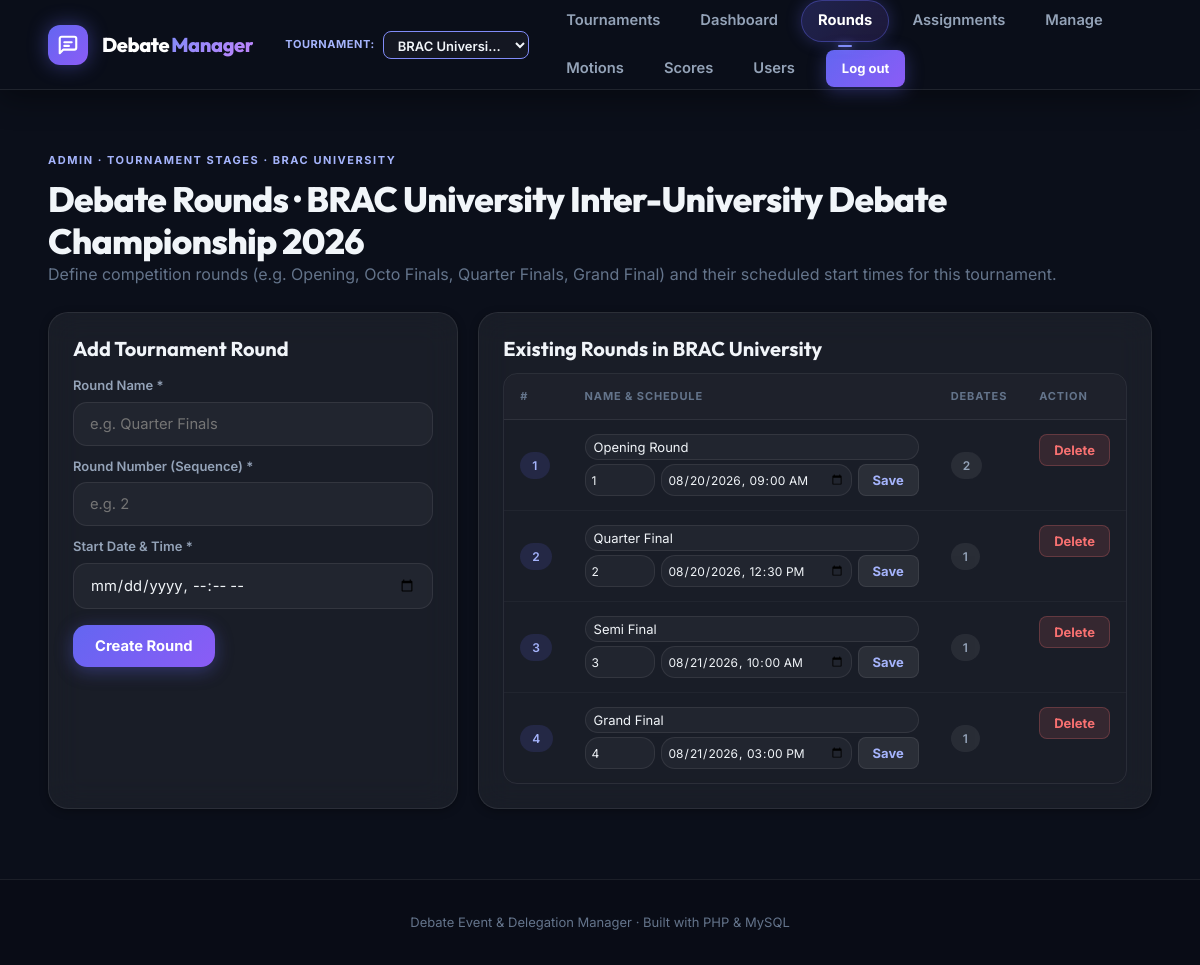
/admin/rounds.php (signed in), run on the app's committed database.
### tables this page shows
CREATE TABLE competition (
  competition_id INT AUTO_INCREMENT PRIMARY KEY,
  name VARCHAR(200) NOT NULL,
  description TEXT NULL,
  host_inst_id INT NOT NULL,
  start_date DATE NULL,
  end_date DATE NULL,
  status ENUM('upcoming','active','completed') NOT NULL DEFAULT 'active',
  created_at TIMESTAMP DEFAULT CURRENT_TIMESTAMP,
  CONSTRAINT fk_comp_institution FOREIGN KEY(host_inst_id) REFERENCES institution(inst_id) ON DELETE RESTRICT
);

CREATE TABLE institution (
  inst_id INT AUTO_INCREMENT PRIMARY KEY,
  name VARCHAR(120) NOT NULL,
  type VARCHAR(80) NOT NULL
);

CREATE TABLE debate_round (
  round_id INT AUTO_INCREMENT PRIMARY KEY,
  competition_id INT NOT NULL,
  round_name VARCHAR(120) NOT NULL,
  round_num INT NOT NULL,
  start_time DATETIME NOT NULL,
  CONSTRAINT fk_round_comp FOREIGN KEY(competition_id) REFERENCES competition(competition_id) ON DELETE CASCADE
);

### config/bootstrap.php (called while the page is built, shortened)
<?php
require_once __DIR__ . '/database.php';
function e(?string $v): string {
    return htmlspecialchars((string)$v, ENT_QUOTES, 'UTF-8');
}
function q(string $sql, array $params = []): array {
    $s = db()->prepare($sql);
    $s->execute($params);
    return $s->fetchAll();
}
function one(string $sql, array $params = []): ?array {
    $s = db()->prepare($sql);
    $s->execute($params);
    $r = $s->fetch();
    return $r ?: null;
}
function get_competition(int $id): ?array {
    return one('SELECT c.*, i.name AS host_name, i.type AS host_type
                FROM competition c
                JOIN institution i ON i.inst_id = c.host_inst_id
                WHERE c.competition_id = ?', [$id]);
}
function current_competition_id(): int {
    if (!empty($_SESSION['admin_competition_id'])) {
        $cid = (int)$_SESSION['admin_competition_id'];
        if (get_competition($cid)) {
            return $cid;
        }
    }
    $first = one('SELECT competition_id FROM competition ORDER BY status="active" DESC, competition_id ASC LIMIT 1');
    $id = (int)($first['competition_id'] ?? 1);
    return $id;
}
function current_competition(): ?array {
    return get_competition(current_competition_id());
}

### config/database.php (called while the page is built, shortened)
<?php
function db(): PDO {
    static $pdo = null;
    if ($pdo === null) {
        $dsn = 'mysql:host=' . DB_HOST . ';dbname=' . DB_NAME . ';charset=utf8mb4';
        $pdo = new PDO($dsn, DB_USER, DB_PASS, [
            PDO::ATTR_ERRMODE => PDO::ERRMODE_EXCEPTION,
            PDO::ATTR_DEFAULT_FETCH_MODE => PDO::FETCH_ASSOC,
            PDO::ATTR_EMULATE_PREPARES => false,
        ]);
    }
    return $pdo;
}

### admin/rounds.php (the view, shortened to what this page needs)
<?php
require_once '../config/bootstrap.php';
$cid  = current_competition_id();
$comp = current_competition();
$rows = q('SELECT r.*, COUNT(a.assignment_id) assignment_count
           FROM debate_round r
           LEFT JOIN debate_assignment a ON a.round_id = r.round_id
           WHERE r.competition_id = ?
           GROUP BY r.round_id
           ORDER BY r.round_num', [$cid]);
include '../partials/header.php';
?>
<div class="section-head">
  <div>
    <span class="kicker">Admin &middot; Tournament Stages &middot; <?= e($comp['host_name'] ?? '') ?></span>
    <h1>Debate Rounds &middot; <?= e($comp['name'] ?? '') ?></h1>
    <p class="muted">Define competition rounds (e.g. Opening, Octo Finals, Quarter Finals, Grand Final) and their scheduled start times for this tournament.</p>
  </div>
</div>
<div class="two-col">
  <div class="card">
    <h3>Add Tournament Round</h3>
    <form method="post" action="rounds.php" style="margin-top: 14px;">
      <div class="form-row">
        <label class="label">Round Name *</label>
        <input type="text" name="round_name" placeholder="e.g. Quarter Finals" required>
      </div>
      <div class="form-row" style="margin-top: 10px;">
        <label class="label">Round Number (Sequence) *</label>
        <input type="number" min="1" max="99" name="round_num" placeholder="e.g. 2" required>
      </div>
      <div class="form-row" style="margin-top: 10px;">
        <label class="label">Start Date &amp; Time *</label>
        <input type="datetime-local" name="start_time" required>
      </div>
      <button class="btn" type="submit" style="margin-top: 16px;">Create Round</button>
    </form>
  </div>
  <div class="card">
    <h3>Existing Rounds in <?= e($comp['host_name'] ?? 'Tournament') ?></h3>
    <div class="table-wrap" style="margin-top: 12px;">
      <table class="table">
        <thead>
          <tr>
            <th>#</th>
            <th>Name &amp; Schedule</th>
            <th>Debates</th>
            <th>Action</th>
          </tr>
        </thead>
        <tbody>
          <?php foreach ($rows as $r): ?>
            <tr>
              <td><span class="badge"><?= e($r['round_num']) ?></span></td>
              <td>
                <form method="post" action="rounds.php" style="display:flex; flex-direction:column; gap:4px;">
                  <input type="text" name="round_name" value="<?= e($r['round_name']) ?>" style="padding:4px 8px; font-size:13px;" required>
                  <div style="display:flex; gap:6px;">
                    <input type="number" name="round_num" value="<?= e($r['round_num']) ?>" style="width:70px; padding:4px 6px; font-size:12px;" title="Round #" required>
                    <input type="datetime-local" name="start_time" value="<?= date('Y-m-d\TH:i', strtotime($r['start_time'])) ?>" style="padding:4px 6px; font-size:12px;" required>
                    <button class="btn small secondary" type="submit">Save</button>
                  </div>
                </form>
              </td>
              <td><span class="badge gray"><?= e($r['assignment_count']) ?></span></td>
              <td style="vertical-align:top;">
                <form method="post" action="rounds.php" onsubmit="return confirm('Delete round <?= e($r['round_name']) ?> and its assignments?');">
                  <button class="btn small danger" type="submit">Delete</button>
                </form>
              </td>
            </tr>
          <?php endforeach; ?>
        </tbody>
      </table>
    </div>
  </div>
</div>
<?php include '../partials/footer.php'; ?>

### data on the page
competition: host_inst.name "BRAC UNIVERSITY", name "BRAC University Inter-University Debate Championship 2026", host_inst.name "BRAC University"
debate_round: round_num "1", round_name "Opening Round", start_time "08/20/2026 09:00", assignment_count "2"
debate_round: round_num "2", round_name "Quarter Final", start_time "08/20/2026 12:30", assignment_count "1"
debate_round: round_num "3", round_name "Semi Final", start_time "08/21/2026 10:00", assignment_count "1"
debate_round: round_num "4", round_name "Grand Final", start_time "08/21/2026 15:00", assignment_count "1"

### other printed values
form field competition_id "BRAC University Inter-University Debate Championship 2026 (BRAC University)"
